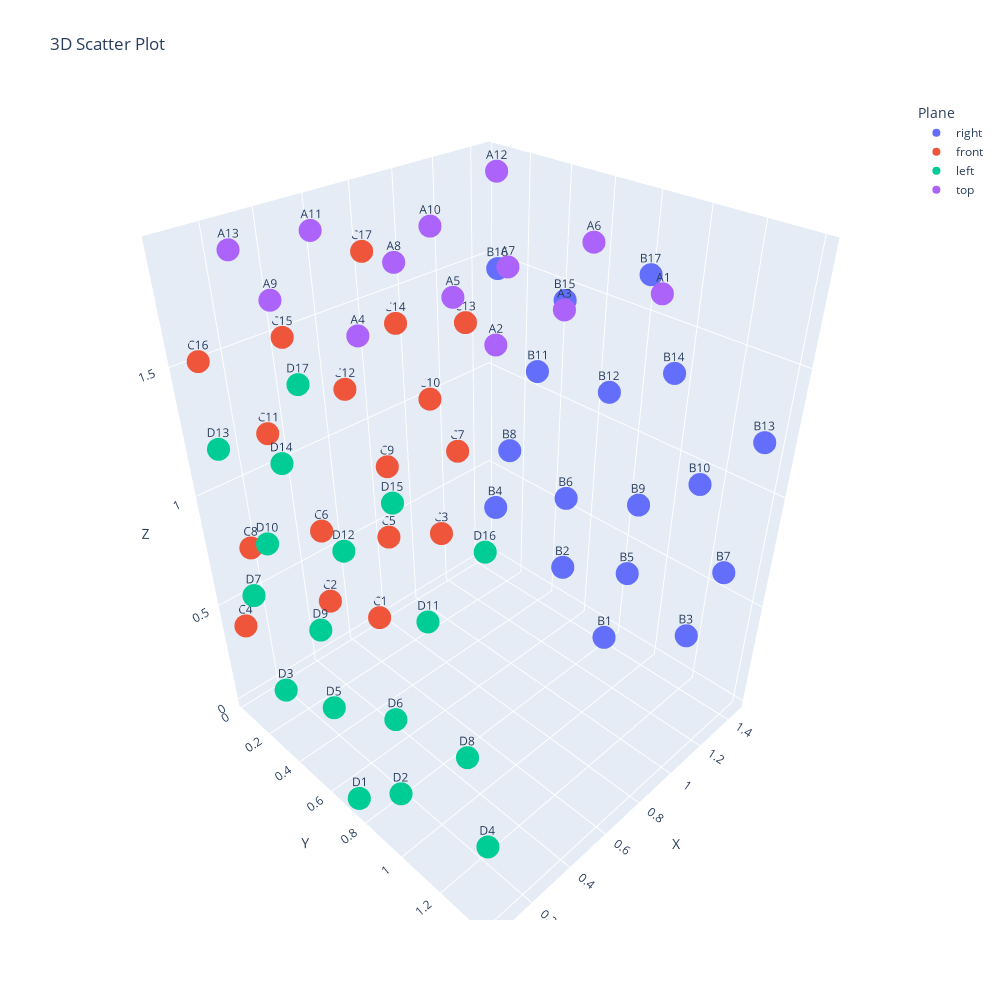

Notebook code for this chart:
### Code cell
df_3d = pd.read_excel("data/3d_measured_coords.xlsx", index_col=0)

fig = px.scatter_3d(df_3d, x='X', y='Y', z='Z', text='Mic_Index', title='3D Scatter Plot', color='Plane', width=1000, height=1000)

fig.update_layout(scene=dict(
    xaxis=dict(range=[1.5, 0]), # x-Achse umdrehen - "linke hand regel"
))

# Plot anzeigen
fig.show()

### Figure 1 — Plotly figure (JSON) as saved in the notebook; plotly's stock layout.template omitted (floating-point values rounded to 4 significant figures)
{"data": [{"hovertemplate": "Plane=right<br>X=%{x}<br>Y=%{y}<br>Z=%{z}<br>Mic_Index=%{text}<extra></extra>", "legendgroup": "right", "marker": {"color": "#636efa", "symbol": "circle"}, "mode": "markers+text", "name": "right", "scene": "scene", "showlegend": true, "text": ["B1", "B2", "B3", "B4", "B5", "B6", "B7", "B8", "B9", "B10", "B11", "B12", "B13", "B14", "B15", "B16", "B17"], "type": "scatter3d", "x": [1.37, 1.37, 1.37, 1.37, 1.37, 1.37, 1.37, 1.37, 1.37, 1.37, 1.37, 1.37, 1.37, 1.37, 1.37, 1.37, 1.37], "y": [0.814, 0.561, 1.212, 0.15, 0.901, 0.559, 1.326, 0.233, 0.921, 1.174, 0.378, 0.739, 1.391, 1.012, 0.504, 0.156, 0.874], "z": [0.02, 0.266, 0.287, 0.38, 0.425, 0.629, 0.672, 0.718, 0.774, 0.989, 1.148, 1.194, 1.257, 1.372, 1.485, 1.51, 1.689]}, {"hovertemplate": "Plane=front<br>X=%{x}<br>Y=%{y}<br>Z=%{z}<br>Mic_Index=%{text}<extra></extra>", "legendgroup": "front", "marker": {"color": "#EF553B", "symbol": "circle"}, "mode": "markers+text", "name": "front", "scene": "scene", "showlegend": true, "text": ["C1", "C2", "C3", "C4", "C5", "C6", "C7", "C8", "C9", "C10", "C11", "C12", "C13", "C14", "C15", "C16", "C17"], "type": "scatter3d", "x": [0.739, 0.485, 1.137, 0.076, 0.827, 0.484, 1.252, 0.157, 0.846, 1.099, 0.304, 0.667, 1.313, 0.937, 0.419, 0.085, 0.799], "y": [0.028, 0.028, 0.028, 0.028, 0.028, 0.028, 0.028, 0.028, 0.028, 0.028, 0.028, 0.028, 0.028, 0.028, 0.028, 0.028, 0.028], "z": [0.023, 0.267, 0.287, 0.38, 0.425, 0.63, 0.675, 0.717, 0.773, 0.99, 1.15, 1.194, 1.261, 1.375, 1.485, 1.508, 1.691]}, {"hovertemplate": "Plane=left<br>X=%{x}<br>Y=%{y}<br>Z=%{z}<br>Mic_Index=%{text}<extra></extra>", "legendgroup": "left", "marker": {"color": "#00cc96", "symbol": "circle"}, "mode": "markers+text", "name": "left", "scene": "scene", "showlegend": true, "text": ["D1", "D2", "D3", "D4", "D5", "D6", "D7", "D8", "D9", "D10", "D11", "D12", "D13", "D14", "D15", "D16", "D17"], "type": "scatter3d", "x": [0.028, 0.028, 0.028, 0.028, 0.028, 0.028, 0.028, 0.028, 0.028, 0.028, 0.028, 0.028, 0.028, 0.028, 0.028, 0.028, 0.028], "y": [0.737, 0.988, 0.339, 1.4, 0.649, 0.992, 0.223, 1.317, 0.629, 0.377, 1.17, 0.808, 0.162, 0.538, 1.051, 1.393, 0.677], "z": [0.023, 0.27, 0.289, 0.385, 0.427, 0.63, 0.677, 0.72, 0.773, 0.99, 1.149, 1.195, 1.26, 1.375, 1.485, 1.511, 1.69]}, {"hovertemplate": "Plane=top<br>X=%{x}<br>Y=%{y}<br>Z=%{z}<br>Mic_Index=%{text}<extra></extra>", "legendgroup": "top", "marker": {"color": "#ab63fa", "symbol": "circle"}, "mode": "markers+text", "name": "top", "scene": "scene", "showlegend": true, "text": ["A1", "A2", "A3", "A4", "A5", "A6", "A7", "A8", "A9", "A10", "A11", "A12", "A13"], "type": "scatter3d", "x": [0.89, 0.321, 0.61, 0.104, 0.452, 1.069, 0.725, 0.506, 0.075, 0.8, 0.495, 1.39, 0.208], "y": [1.246, 1.147, 1.127, 0.864, 0.857, 0.856, 0.81, 0.548, 0.521, 0.393, 0.155, 0.129, 0.117], "z": [1.871, 1.871, 1.871, 1.871, 1.871, 1.871, 1.871, 1.871, 1.871, 1.871, 1.871, 1.871, 1.871]}], "layout": {"height": 1000, "legend": {"title": {"text": "Plane"}, "tracegroupgap": 0}, "scene": {"domain": {"x": [0, 1], "y": [0, 1]}, "xaxis": {"range": [1.5, 0], "title": {"text": "X"}}, "yaxis": {"title": {"text": "Y"}}, "zaxis": {"title": {"text": "Z"}}}, "title": {"text": "3D Scatter Plot"}, "width": 1000}}
